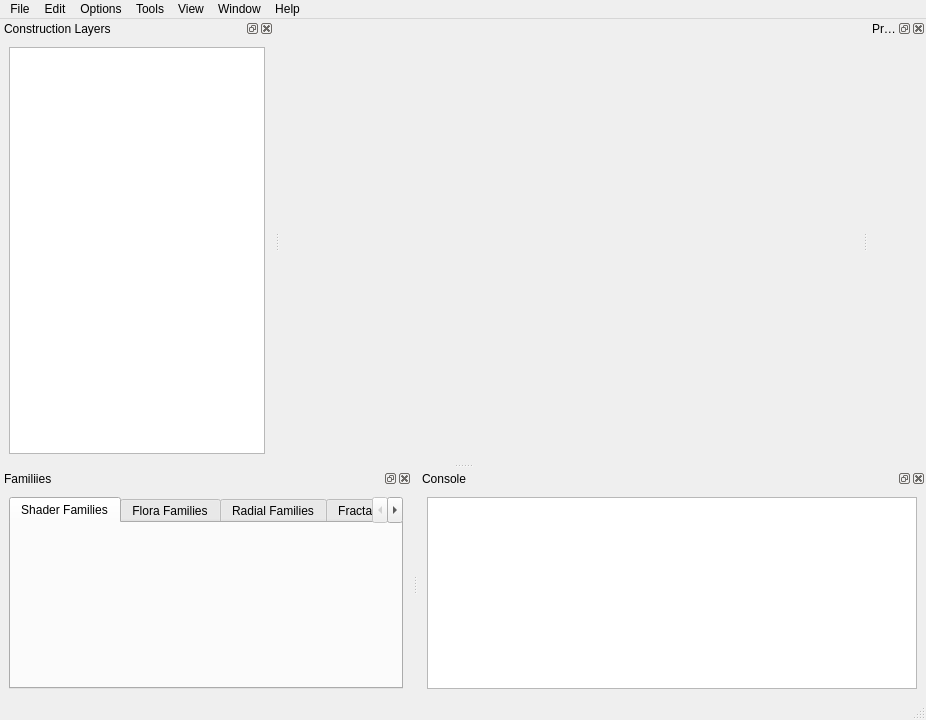
<?xml version="1.0" encoding="UTF-8"?>
<ui version="4.0">
 <class>TerrainEditor</class>
 <widget class="QMainWindow" name="TerrainEditor">
  <property name="geometry">
   <rect>
    <x>0</x>
    <y>0</y>
    <width>926</width>
    <height>720</height>
   </rect>
  </property>
  <property name="windowTitle">
   <string>Terrain Editor</string>
  </property>
  <widget class="QWidget" name="centralwidget">
   <layout class="QHBoxLayout" name="horizontalLayout"/>
  </widget>
  <widget class="QMenuBar" name="menubar">
   <property name="geometry">
    <rect>
     <x>0</x>
     <y>0</y>
     <width>926</width>
     <height>21</height>
    </rect>
   </property>
   <widget class="QMenu" name="menuFile">
    <property name="title">
     <string>File</string>
    </property>
   </widget>
   <widget class="QMenu" name="menuEdit">
    <property name="title">
     <string>Edit</string>
    </property>
    <addaction name="actionUndo"/>
    <addaction name="separator"/>
    <addaction name="actionCut"/>
    <addaction name="actionCopy"/>
    <addaction name="actionPaste"/>
    <addaction name="separator"/>
    <addaction name="actionClear_Console"/>
   </widget>
   <widget class="QMenu" name="menuOptions">
    <property name="title">
     <string>Options</string>
    </property>
    <addaction name="actionMap_Options"/>
    <addaction name="actionFlora_Options"/>
   </widget>
   <widget class="QMenu" name="menuTools">
    <property name="title">
     <string>Tools</string>
    </property>
    <addaction name="actionOptions"/>
   </widget>
   <widget class="QMenu" name="menuView">
    <property name="title">
     <string>View</string>
    </property>
   </widget>
   <widget class="QMenu" name="menuWindow">
    <property name="title">
     <string>Window</string>
    </property>
   </widget>
   <widget class="QMenu" name="menuHelp">
    <property name="title">
     <string>Help</string>
    </property>
   </widget>
   <addaction name="menuFile"/>
   <addaction name="menuEdit"/>
   <addaction name="menuOptions"/>
   <addaction name="menuTools"/>
   <addaction name="menuView"/>
   <addaction name="menuWindow"/>
   <addaction name="menuHelp"/>
  </widget>
  <widget class="QStatusBar" name="statusbar"/>
  <widget class="QDockWidget" name="constructionLayersTree">
   <property name="windowTitle">
    <string>Construction Layers</string>
   </property>
   <attribute name="dockWidgetArea">
    <number>1</number>
   </attribute>
   <widget class="QWidget" name="dockWidgetContents">
    <layout class="QVBoxLayout" name="verticalLayout">
     <item>
      <widget class="QTreeView" name="treeView"/>
     </item>
    </layout>
   </widget>
  </widget>
  <widget class="QDockWidget" name="familiies">
   <property name="windowTitle">
    <string>Familiies</string>
   </property>
   <attribute name="dockWidgetArea">
    <number>8</number>
   </attribute>
   <widget class="QWidget" name="dockWidgetContents_4">
    <layout class="QHBoxLayout" name="horizontalLayout_2">
     <item>
      <widget class="QTabWidget" name="tools_2">
       <property name="currentIndex">
        <number>0</number>
       </property>
       <widget class="QWidget" name="tabShaderFamilies">
        <attribute name="title">
         <string>Shader Families</string>
        </attribute>
       </widget>
       <widget class="QWidget" name="tabFloraFamilies">
        <attribute name="title">
         <string>Flora Families</string>
        </attribute>
       </widget>
       <widget class="QWidget" name="tabRadialFamilies">
        <attribute name="title">
         <string>Radial Families</string>
        </attribute>
       </widget>
       <widget class="QWidget" name="tabFractalFamilies">
        <attribute name="title">
         <string>Fractal Families</string>
        </attribute>
       </widget>
       <widget class="QWidget" name="tabEnvironments">
        <attribute name="title">
         <string>Environments</string>
        </attribute>
       </widget>
      </widget>
     </item>
    </layout>
   </widget>
  </widget>
  <widget class="QDockWidget" name="contextProperties">
   <property name="windowTitle">
    <string>Properties</string>
   </property>
   <attribute name="dockWidgetArea">
    <number>2</number>
   </attribute>
   <widget class="QWidget" name="dockWidgetContents_5"/>
  </widget>
  <widget class="QDockWidget" name="console">
   <property name="windowTitle">
    <string>Console</string>
   </property>
   <attribute name="dockWidgetArea">
    <number>8</number>
   </attribute>
   <widget class="QWidget" name="dockWidgetContents_6">
    <layout class="QVBoxLayout" name="verticalLayout_4">
     <item>
      <widget class="QTextBrowser" name="textBrowser"/>
     </item>
    </layout>
   </widget>
  </widget>
  <action name="actionUndo">
   <property name="text">
    <string>Undo</string>
   </property>
  </action>
  <action name="actionCut">
   <property name="text">
    <string>Cut</string>
   </property>
  </action>
  <action name="actionCopy">
   <property name="text">
    <string>Copy</string>
   </property>
  </action>
  <action name="actionPaste">
   <property name="text">
    <string>Paste</string>
   </property>
  </action>
  <action name="actionClear_Console">
   <property name="text">
    <string>Clear Console</string>
   </property>
  </action>
  <action name="actionMap_Options">
   <property name="text">
    <string>Map Options</string>
   </property>
  </action>
  <action name="actionFlora_Options">
   <property name="text">
    <string>Flora Options</string>
   </property>
  </action>
  <action name="actionOptions">
   <property name="text">
    <string>Options</string>
   </property>
  </action>
 </widget>
 <resources/>
 <connections/>
</ui>
